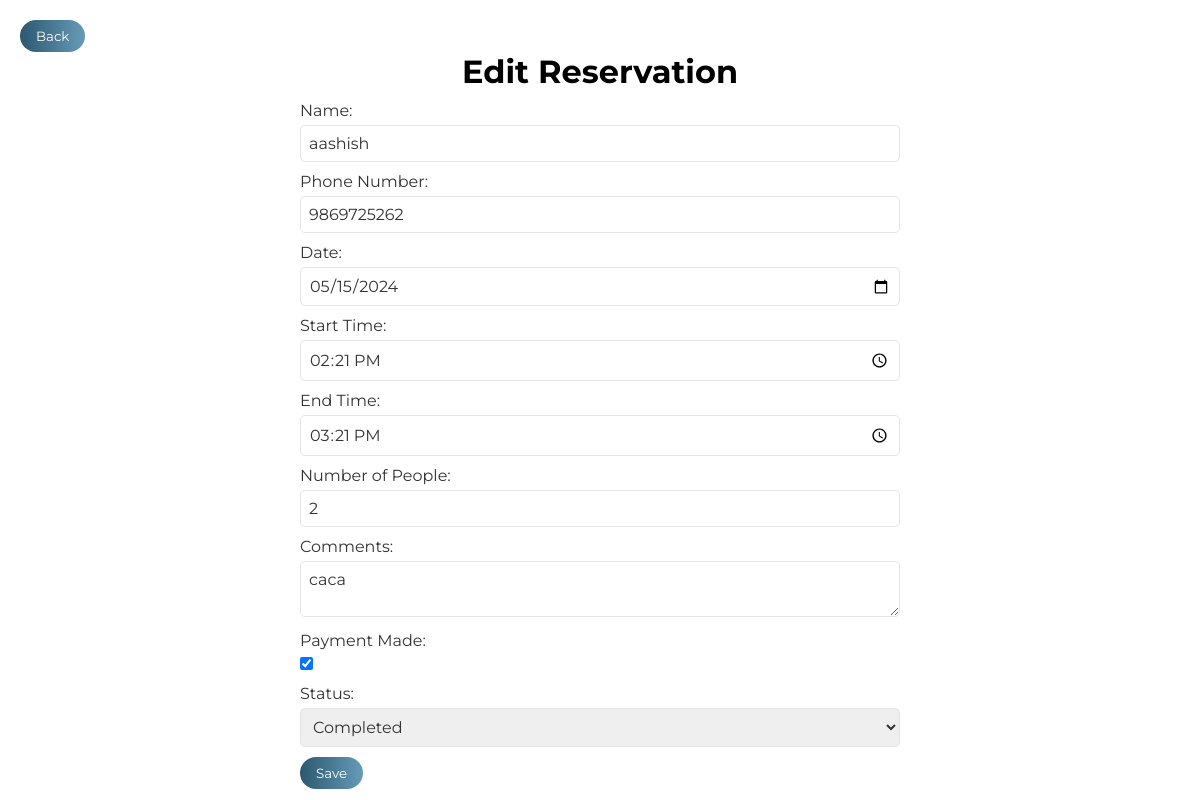
The app's page /edit_reservation_user/60/ with its own data.
### OneByteFood/models.py (models this page shows)
class Reservation(models.Model):
    id = models.AutoField(primary_key=True)
    name = models.CharField(max_length=100)
    phone = models.CharField(max_length=20)
    date = models.DateField()
    start_time = models.TimeField()
    end_time = models.TimeField()
    num_people = models.IntegerField()
    comments = models.TextField()
    payment_made = models.BooleanField(default=False)
    status = models.CharField(max_length=50, default='pending')

### OneByteFood/views.py (the view)
# urls.py: path('edit_reservation_user/<int:reservation_id>/', onebytefood_views.edit_reservation_user, name='edit_reservation_user'),
def edit_reservation_user(request, reservation_id):
    reservation = get_object_or_404(Reservation, pk=reservation_id)
    return render(request, 'edit_res_user.html', {'reservation': reservation})

### templates/edit_res_user.html (shortened to what this page needs)
<!DOCTYPE html>
<html lang="en">
    <head>
        <link rel="stylesheet" href="/static/css/user_edit.css">
    </head>
    <body>
        <a href="http://127.0.0.1:8000/reservation/user_reservation_history/"><button class="Back-Btn"> Back </button></a>
        <h1 class="h1">Edit Reservation</h1>
        <form class="form" method="POST" action="{% url 'update_reservation_user' %}">
            <label for="name">Name:</label>
            <input type="text" id="name" name="name" value="{{ reservation.name }}" required>
            <label for="phone">Phone Number:</label>
            <input type="tel" id="phone" name="phone" value="{{ reservation.phone }}" required>
            <label for="date">Date:</label>
            <input type="date" id="date" name="date" value="{{ reservation.date|date:'Y-m-d' }}" required>
            <label for="start_time">Start Time:</label>
            <input type="time" id="start_time" name="start_time" value="{{ reservation.start_time|time:'H:i' }}" required>
            <label for="end_time">End Time:</label>
            <input type="time" id="end_time" name="end_time" value="{{ reservation.end_time|time:'H:i' }}" required>
            <label for="num_people">Number of People:</label>
            <input type="number" id="num_people" name="num_people" value="{{ reservation.num_people }}" required>
            <label for="comments">Comments:</label>
            <textarea id="comments" name="comments">{{ reservation.comments }}</textarea>
            <div class="payment">
                <label for="payment_made">Payment Made:</label>
                <input type="checkbox" id="payment_made" name="payment_made" {% if reservation.payment_made %} checked {% endif %}>
            </div>
            <label for="status">Status:</label>
            <select id="status" name="status" required>
                <option value="completed" {% if reservation.status == 'completed' %} selected {% endif %}>Completed</option>
            </select>
            <button type="submit">Save</button>
        </form>
    </body>
</html>

### static/css/user_edit.css (style rules this page uses)
* { margin: 0; padding: 0; box-sizing: border-box; font-family: 'Montserrat', sans-serif; }
h1 { text-align: center; margin-bottom: 10px; }
form { width: 50%; margin: 0 auto; }
label { display: block; margin-bottom: 5px; color: #333; }
input[type="text"], input[type="tel"], input[type="date"], input[type="time"], input[type="number"], textarea, select { width: 100%; padding: 8px; border-radius: 5px; border: 1px solid #E4E4E4; font-size: 16px; color: #333; margin-bottom: 10px; }
.payment { margin-bottom: 10px; }
.payment label { display: block; margin-bottom: 5px; color: #333; }
.payment input[type="checkbox"] { margin-right: 5px; }
select { width: 100%; padding: 8px; border-radius: 5px; border: 1px solid #E4E4E4; font-size: 16px; color: #333; margin-bottom: 10px; }
button[type="submit"], button.Back-Btn, .edit-btn, .cancel-btn { padding: 8px 16px; color: #fff; border: none; border-radius: 20px; cursor: pointer; }
button[type="submit"] { background: linear-gradient(to right, #2c5870, #669bb7); }
button.Back-Btn { background: linear-gradient(to right, #2c5870, #669bb7); text-decoration: none; display: inline-block; margin-top: 20px; margin-left: 20px; }

### records on screen
Reservation: name "aashish", phone "9869725262", date "05/15/2024", start_time "14:21", end_time "15:21", num_people "2", comments "caca", payment_made "☑", status "Completed"
